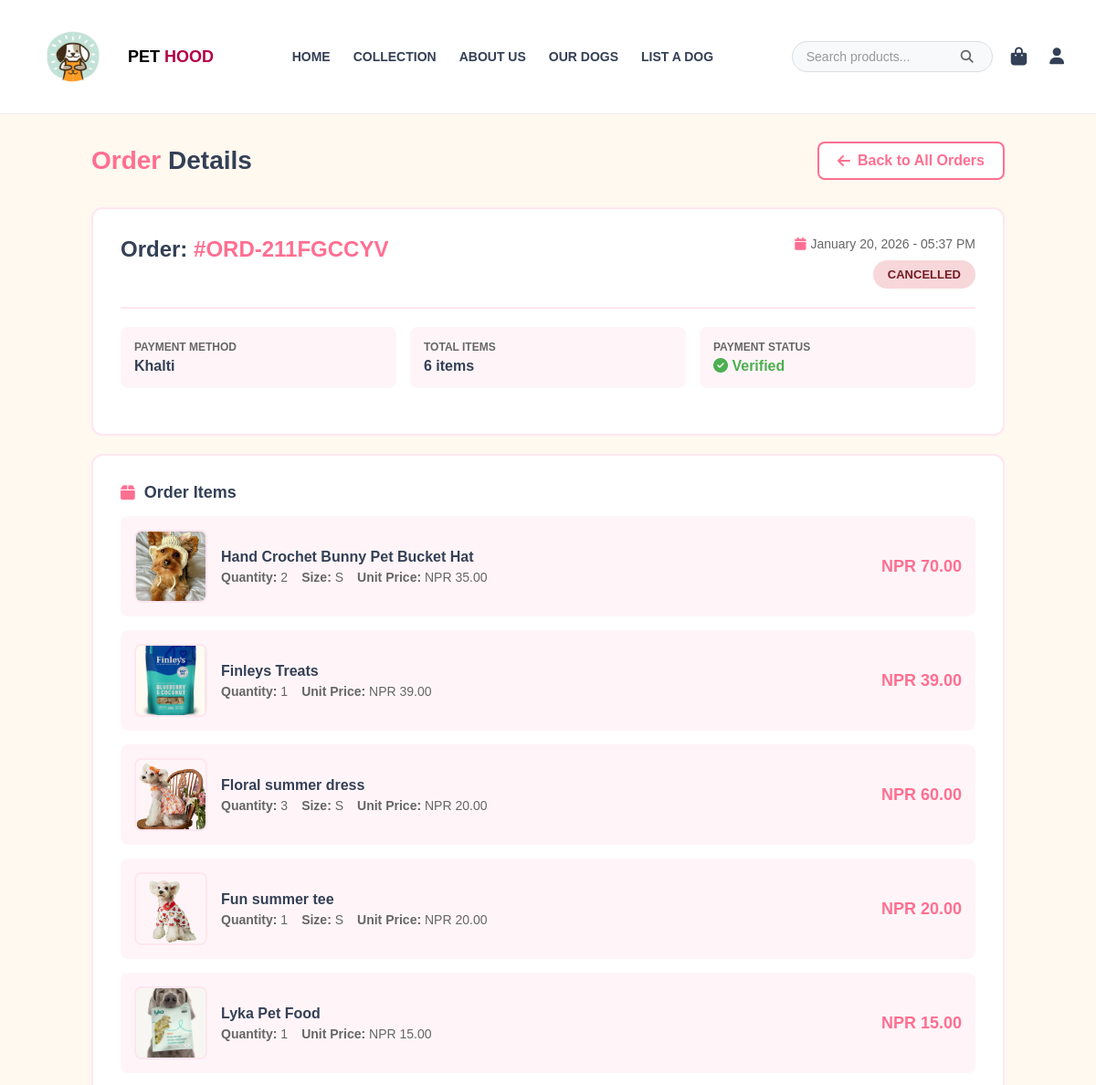
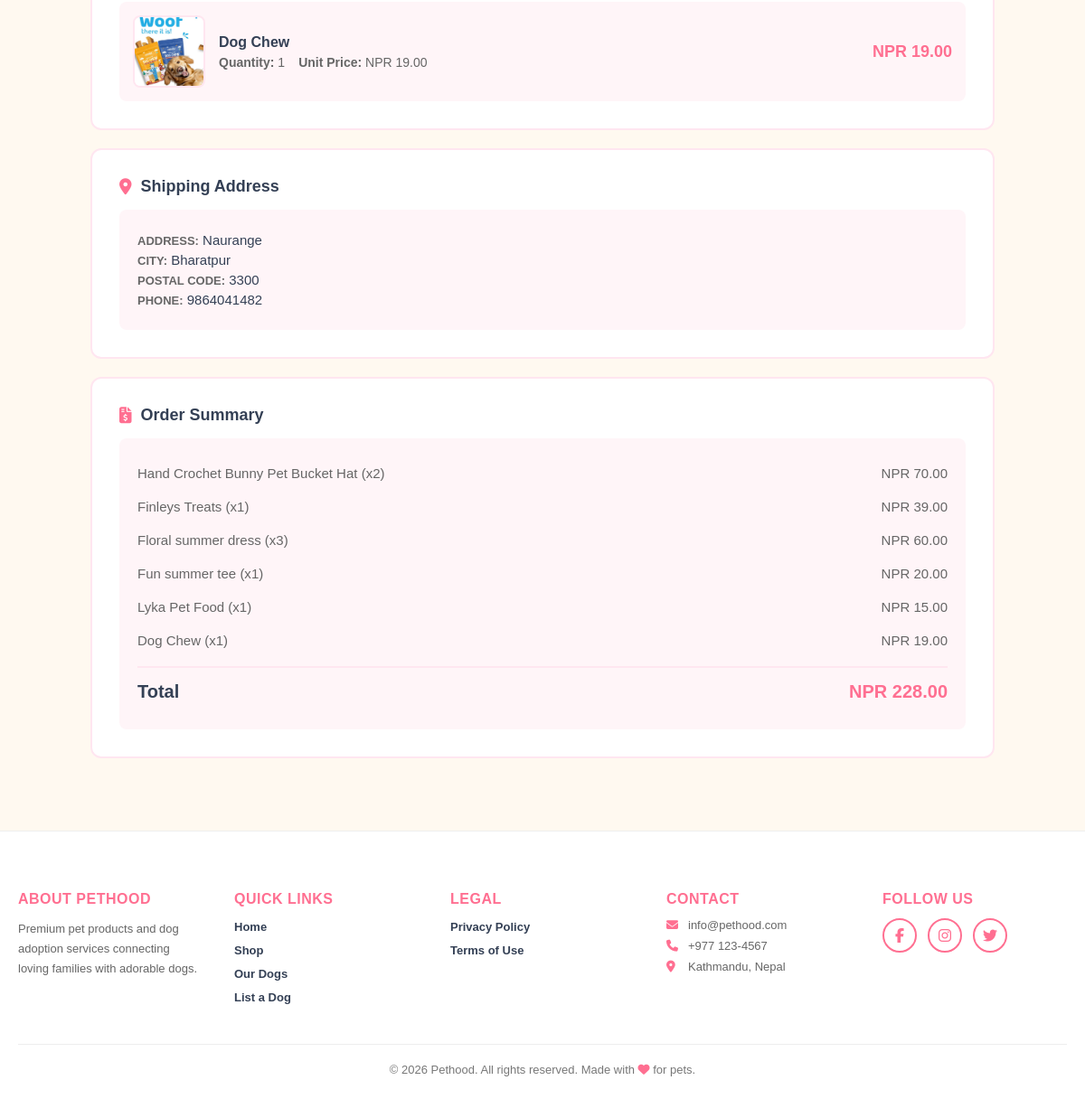
Page /order/3/ (signed in) on the committed database (2 pictures, top to bottom).
### shop/models.py (models this page shows, shortened)
class Order(models.Model):
    STATUS_CHOICES = [
        ('pending', 'Pending'),
        ('packing', 'Packing'),
        ('processing', 'Processing'),
        ('shipped', 'Shipped'),
        ('delivered', 'Delivered'),
        ('cancelled', 'Cancelled'),
    ]
    PAYMENT_METHOD_CHOICES = [
        ('khalti', 'Khalti'),
        ('cod', 'Cash on Delivery'),
    ]
    user = models.ForeignKey(User, on_delete=models.CASCADE)
    order_number = models.CharField(max_length=20, unique=True, editable=False, null=True, blank=True)
    first_name = models.CharField(max_length=100)
    last_name = models.CharField(max_length=100)
    email = models.EmailField()
    phone = models.CharField(max_length=20)
    address = models.TextField()
    city = models.CharField(max_length=100)
    postal_code = models.CharField(max_length=20, blank=True)
    notes = models.TextField(blank=True)
    total_amount = models.DecimalField(max_digits=10, decimal_places=2)
    payment_method = models.CharField(max_length=20, choices=PAYMENT_METHOD_CHOICES)
    status = models.CharField(max_length=20, choices=STATUS_CHOICES, default='pending')
    payment_verified = models.BooleanField(default=False)
    khalti_token = models.CharField(max_length=255, blank=True, null=True)
    khalti_transaction_id = models.CharField(max_length=255, blank=True, null=True)
    created_at = models.DateTimeField(auto_now_add=True)
    updated_at = models.DateTimeField(auto_now=True)
    class Meta:
        ordering = ['-created_at']

class OrderItem(models.Model):
    order = models.ForeignKey(Order, related_name='items', on_delete=models.CASCADE)
    product = models.ForeignKey(Product, on_delete=models.CASCADE)
    quantity = models.PositiveIntegerField()
    size = models.CharField(max_length=10, blank=True, null=True)
    price = models.DecimalField(max_digits=10, decimal_places=2)
    def subtotal(self):
        return self.price * self.quantity

class Product(models.Model):
    CATEGORY_CHOICES = [
        ('food', 'Food'),
        ('clothes', 'Clothes'),
        ('accessories', 'Accessories'),
    ]
    name = models.CharField(max_length=200)
    slug = models.SlugField(max_length=250, unique=True, blank=True, null=True)
    category = models.CharField(max_length=20, choices=CATEGORY_CHOICES)
    price = models.DecimalField(max_digits=10, decimal_places=2)
    description = models.TextField()
    image = models.ImageField(upload_to='products/')
    sizes = models.ManyToManyField(Size, blank=True)   #  multiple sizes

### userauth/views.py (the view)
# urls.py: path('order/<int:order_id>/', views.order_detail, name='order_detail'),
@login_required
def order_detail(request, order_id):
    from shop.models import Order
    order = get_object_or_404(Order, id=order_id, user=request.user)
    return render(request, 'order_detail.html', {'order': order})

### shop/context_processors.py (called while the page is built)
def cart_count(request):
    if request.user.is_authenticated:
        cart, _ = Cart.objects.get_or_create(user=request.user)
        count = cart.items.count()
    else:
        count = 0
    return {'cart_count': count}

### templates/order_detail.html (shortened to what this page needs)
{% extends 'base.html' %}
{% load static %}
{% block content %}
<div class="order-detail-container">
    <div class="page-header">
        <h2><span>Order</span> Details</h2>
        <a href="{% url 'all_orders' %}" class="btn-back">
            <i class="fas fa-arrow-left"></i> Back to All Orders
        </a>
    </div>
    <div class="order-section">
        <div class="order-header-info">
            <div class="order-id">
                Order: <span>#{{ order.order_number }}</span>
            </div>
            <div class="order-date-status">
                <div class="order-date">
                    <i class="fas fa-calendar"></i>
                    {{ order.created_at|date:"F d, Y - h:i A" }}
                </div>
                <span class="listing-status status-{{ order.status }}">
                    {{ order.get_status_display }}
                </span>
            </div>
        </div>
        <div class="info-grid">
            <div class="info-box">
                <div class="info-label">Payment Method</div>
                <div class="info-value">{{ order.get_payment_method_display }}</div>
            </div>
            <div class="info-box">
                <div class="info-label">Total Items</div>
                <div class="info-value">{{ order.items.count }} item{{ order.items.count|pluralize }}</div>
            </div>
            {% if order.payment_method == 'khalti' %}
            <div class="info-box">
                <div class="info-label">Payment Status</div>
                <div class="info-value" style="color: {% if order.payment_verified %}#4caf50{% else %}#ff9800{% endif %};">
                    {% if order.payment_verified %}
                        <i class="fas fa-check-circle"></i> Verified
                    {% else %}
                        <i class="fas fa-clock"></i> Pending
                    {% endif %}
                </div>
            </div>
            {% endif %}
        </div>
    </div>
    <div class="order-section">
        <div class="section-title">
            <i class="fas fa-box"></i>
            Order Items
        </div>
        <div class="order-items">
            {% for item in order.items.all %}
            <div class="order-item">
                {% if item.product.image %}
                <img src="{{ item.product.image.url }}" alt="{{ item.product.name }}" class="item-image">
                {% else %}
                <div class="item-image" style="background: #ffe6f0; display: flex; align-items: center; justify-content: center;">
                    <i class="fas fa-image" style="color: #ff6f91; font-size: 24px;"></i>
                </div>
                {% endif %}
                <div class="item-info">
                    <div class="item-name">{{ item.product.name }}</div>
                    <div class="item-details">
                        <span><strong>Quantity:</strong> {{ item.quantity }}</span>
                        {% if item.size %}
                        <span><strong>Size:</strong> {{ item.size }}</span>
                        {% endif %}
                        <span><strong>Unit Price:</strong> NPR {{ item.price }}</span>
                    </div>
                </div>
                <div class="item-price">
                    NPR {{ item.subtotal }}
                </div>
            </div>
            {% endfor %}
        </div>
    </div>
    <div class="order-section">
        <div class="section-title">
            <i class="fas fa-map-marker-alt"></i>
            Shipping Address
        </div>
        <div class="shipping-address">
            <p><strong>Address:</strong> {{ order.address }}</p>
            <p><strong>City:</strong> {{ order.city }}</p>
            {% if order.postal_code %}
            <p><strong>Postal Code:</strong> {{ order.postal_code }}</p>
            {% endif %}
            <p><strong>Phone:</strong> {{ order.phone }}</p>
        </div>
    </div>
    <div class="order-section">
        <div class="section-title">
            <i class="fas fa-file-invoice-dollar"></i>
            Order Summary
        </div>
        <div class="order-summary-box">
            {% for item in order.items.all %}
            <div class="summary-row">
                <span>{{ item.product.name }} (x{{ item.quantity }})</span>
                <span>NPR {{ item.subtotal }}</span>
            </div>
            {% endfor %}
            <div class="summary-row total">
                <span>Total</span>
                <span class="amount">NPR {{ order.total_amount }}</span>
            </div>
        </div>
    </div>
</div>
{% endblock %}

### static/base.css (style rules this page uses)
* { box-sizing: border-box; }
body { margin: 0; font-family: Arial, sans-serif; }

### templates/order_detail.html (style rules this page uses)
body { background-color: #fff9f0; font-family: 'Arial', sans-serif; }
.order-detail-container { width: 90%; max-width: 1000px; margin: 30px auto 50px auto; }
.page-header { display: flex; align-items: center; justify-content: space-between; margin-bottom: 30px; flex-wrap: wrap; gap: 15px; }
.page-header h2 { font-size: 28px; color: #344055; font-weight: 700; margin: 0; }
.page-header h2 span { color: #ff6f91; }
.btn-back { background-color: #fff; color: #ff6f91; padding: 10px 20px; border: 2px solid #ff6f91; border-radius: 8px; text-decoration: none; display: inline-flex; align-items: center; gap: 8px; font-weight: 600; transition: all 0.3s; }
.order-section { background: white; border-radius: 12px; padding: 30px; margin-bottom: 20px; border: 2px solid #ffe6f0; }
.order-header-info { display: flex; justify-content: space-between; align-items: flex-start; margin-bottom: 20px; flex-wrap: wrap; gap: 20px; padding-bottom: 20px; border-bottom: 2px solid #ffe6f0; }
.order-id { font-size: 24px; font-weight: 700; color: #344055; }
.order-id span { color: #ff6f91; }
.order-date-status { display: flex; flex-direction: column; align-items: flex-end; gap: 10px; }
.order-date { color: #666; font-size: 14px; display: flex; align-items: center; gap: 5px; }
.order-date i { color: #ff6f91; }
.listing-status { padding: 8px 16px; border-radius: 20px; font-size: 13px; font-weight: 600; text-transform: uppercase; }
.status-cancelled { background-color: #f8d7da; color: #721c24; }
.section-title { font-size: 18px; font-weight: 700; color: #344055; margin-bottom: 15px; display: flex; align-items: center; gap: 10px; }
.section-title i { color: #ff6f91; }
.info-grid { display: grid; grid-template-columns: repeat(auto-fit, minmax(250px, 1fr)); gap: 15px; margin-bottom: 20px; }
.info-box { background: #fff5f8; padding: 15px; border-radius: 8px; }
.info-label { font-size: 12px; font-weight: 600; color: #666; text-transform: uppercase; margin-bottom: 5px; }
.info-value { font-size: 16px; color: #344055; font-weight: 600; }
.order-items { display: flex; flex-direction: column; gap: 15px; }
.order-item { display: flex; gap: 15px; padding: 15px; background: #fff5f8; border-radius: 8px; align-items: center; }
.item-image { width: 80px; height: 80px; object-fit: cover; border-radius: 8px; border: 2px solid #ffe6f0; }
.item-info { flex: 1; }
.item-name { font-size: 16px; font-weight: 600; color: #344055; margin-bottom: 5px; }
.item-details { font-size: 14px; color: #666; display: flex; gap: 15px; flex-wrap: wrap; }
.item-price { font-size: 18px; font-weight: 700; color: #ff6f91; text-align: right; }
.shipping-address { background: #fff5f8; padding: 20px; border-radius: 8px; }
.shipping-address p { margin: 5px 0; color: #344055; font-size: 15px; }
.shipping-address strong { color: #666; font-size: 13px; text-transform: uppercase; }
.order-summary-box { background: #fff5f8; padding: 20px; border-radius: 8px; }
.summary-row { display: flex; justify-content: space-between; padding: 10px 0; font-size: 15px; color: #666; }
.summary-row.total { border-top: 2px solid #ffe6f0; margin-top: 10px; padding-top: 15px; font-size: 20px; font-weight: 700; color: #344055; }
.summary-row.total .amount { color: #ff6f91; }

### rows in the picture
Order: order_number "ORD-211FGCCYV", created_at "January 20, 2026 - 05:37 PM", status "CANCELLED", payment_method "Khalti", items.count "6", address "Naurange", city "Bharatpur", postal_code "3300", phone "9864041482", total_amount "228.00"
OrderItem: product.image (picture), product.name "Hand Crochet Bunny Pet Bucket Hat", quantity "2", size "S", price "35.00", subtotal "70.00"
OrderItem: product.image (picture), product.name "Finleys Treats", quantity "1", price "39.00", subtotal "39.00"
OrderItem: product.image (picture), product.name "Floral summer dress", quantity "3", size "S", price "20.00", subtotal "60.00"
OrderItem: product.image (picture), product.name "Fun summer tee", quantity "1", size "S", price "20.00", subtotal "20.00"
OrderItem: product.image (picture), product.name "Lyka Pet Food", quantity "1", price "15.00", subtotal "15.00"
OrderItem: product.image (picture), product.name "Dog Chew", quantity "1", price "19.00", subtotal "19.00"
